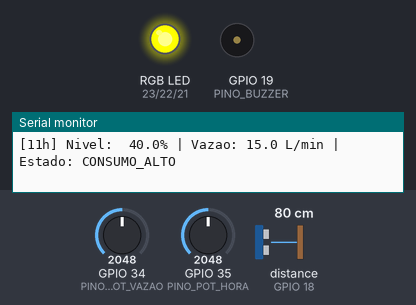
Bench run of a sketch on a simulated ESP32. On the bench: an RGB LED mixed from three pins (HIGH = lit), buzzer (waves = sounding), the last lines printed to the serial monitor. Wiring (inferred from the names in the program): ultrasonic range finder: trigger GPIO 5; echo GPIO 18. Dashed ring = blinking. Inputs (shaded band) come from the test bench; at power-on: distance to the obstacle (sensor on GPIO 18) 80 cm, GPIO 34 (PINO_POT_VAZAO) = 2048, GPIO 35 (PINO_POT_HORA) = 2048. The echo pulse lasts 58.3 µs per cm; WiFi joins after 1.5 s; servers stay silent unless stated; no MQTT or app messages arrive unless stated; pins used as bus, display or sensor lines are not drawn.

Above: at 1.8 s.
1.9 s: distance to the obstacle (sensor on GPIO 18) set to 120 cm
At 4.6 s:
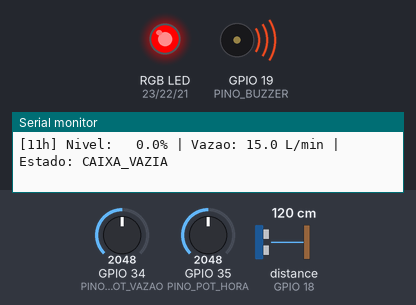
5.0 s: distance to the obstacle (sensor on GPIO 18) set to 147 cm
7.2 s: distance to the obstacle (sensor on GPIO 18) set to 155 cm
At 9.4 s:
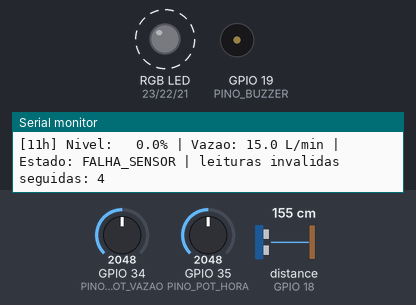
10.3 s: distance to the obstacle (sensor on GPIO 18) set to 2 cm
At 12.07 s:
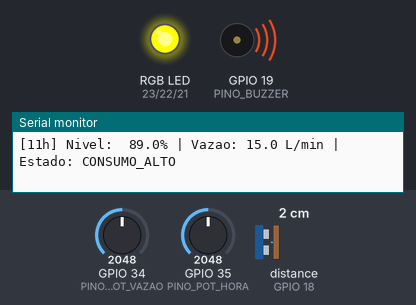
13.4 s: GPIO 34 (PINO_POT_VAZAO) set to 1706
16.5 s: GPIO 34 (PINO_POT_VAZAO) set to 1569
At 18.2 s:
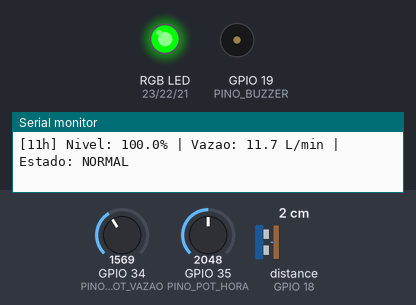
Timing chart, 0 to 19.7 s (numbered marks = the images above; inputs shaded):
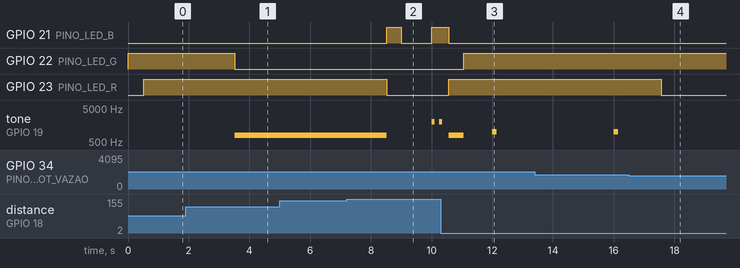

Measured:
- the behaviour switches between 150 and 151 cm on distance to the obstacle (sensor on GPIO 18) (found by bisection; images 1 and 2)
- the behaviour switches between 1639 and 1638 on GPIO 34 (PINO_POT_VAZAO) (found by bisection; images 3 and 4)
- after the input at 1.9 s, GPIO 22 (PINO_LED_G): HIGH → LOW after 1.6 s
- after the input at 7.2 s, GPIO 21 (PINO_LED_B): LOW → HIGH after 1.3 s, → LOW 0.48 s later, → HIGH 1.0 s later; GPIO 23 (PINO_LED_R): HIGH → LOW after 1.3 s; tone on GPIO 19 (PINO_BUZZER): 800 Hz → silent after 1.3 s, → 2000 Hz 1.5 s later, → silent 0.10 s later, → 2000 Hz 0.15 s later
- after the input at 10.3 s, GPIO 22 (PINO_LED_G): LOW → HIGH after 0.76 s; GPIO 23 (PINO_LED_R): LOW → HIGH after 0.26 s
- after the input at 16.5 s, GPIO 23 (PINO_LED_R): HIGH → LOW after 1.1 s

The sketch:

sketch.ino
```cpp
/*
 *  SEP System  -  FIAP Global Solution 2026.2 (CitizenTech)
 *  Edge Computing & Computer Systems
 *
 *  Integrantes:
 *    - GIANLUCA ANTONICCI - RM 570081
 *    - ENZO VIEIRA PROVENZANO - RM 569696
 *    - JOÃO VITOR RODRIGUES COSTA - RM 569510
 *    - MATHEUS MARCONDES ARAÚJO - RM 573152
 *
 *  O que o dispositivo faz:
 *    MEDIR   -> nível da caixa (HC-SR04) e vazão de saída (potenciômetro que
 *               simula um sensor de vazão YF-S201, que não existe no Wokwi).
 *    DECIDIR -> classifica a situação em um de 5 estados.
 *    ALERTAR -> LED RGB e buzzer com uma resposta diferente por estado.
 *               Funciona mesmo SEM internet (decisão na borda).
 *    ENVIAR  -> quando há Wi-Fi, publica as leituras via MQTT no formato
 *               UltraLight do IoT Agent FIWARE.
 *
 *  Estados:
 *    NORMAL             -> LED verde fixo, silêncio
 *    CONSUMO_ALTO       -> LED amarelo, bip curto a cada 4 s
 *    POSSIVEL_VAZAMENTO -> LED vermelho piscando, buzzer intermitente
 *    CAIXA_VAZIA        -> LED vermelho fixo, buzzer contínuo
 *    FALHA_SENSOR       -> LED azul piscando, bip duplo a cada 5 s
 *
 *  Simulação no Wokwi:
 *    - Clique no HC-SR04 e mova a distância: perto = caixa cheia,
 *      longe = caixa vazia. Acima de 150 cm = leitura impossível (falha).
 *    - Potenciômetro "VAZÃO": 0 a 30 L/min de água saindo da caixa.
 *    - Potenciômetro "HORA": simula o relógio de 0h a 23h.
 */

#include <WiFi.h>
#include <PubSubClient.h>

// ---------------------------------------------------------------------------
// PINOS
// ---------------------------------------------------------------------------
const int PINO_TRIG       = 5;   // HC-SR04 - disparo
const int PINO_ECHO       = 18;  // HC-SR04 - retorno do eco
const int PINO_POT_VAZAO  = 34;  // simula o sensor de vazão (entrada analógica)
const int PINO_POT_HORA   = 35;  // simula o relógio (entrada analógica)
const int PINO_LED_R      = 23;  // LED RGB - vermelho
const int PINO_LED_G      = 22;  // LED RGB - verde
const int PINO_LED_B      = 21;  // LED RGB - azul
const int PINO_BUZZER     = 19;  // buzzer

// ---------------------------------------------------------------------------
// GEOMETRIA DA CAIXA (caixa de 1000 L com ~100 cm de altura útil)
// O sensor fica na tampa, apontado para baixo: quanto MAIOR a distância,
// MENOR o nível de água.
// ---------------------------------------------------------------------------
const float DIST_CHEIA_CM       = 20.0;   // distância sensor -> água com a caixa cheia
const float DIST_VAZIA_CM       = 120.0;  // distância sensor -> fundo da caixa
const float DIST_MIN_VALIDA_CM  = 2.0;    // HC-SR04 não mede abaixo de 2 cm
const float DIST_MAX_VALIDA_CM  = 150.0;  // além do fundo da caixa = eco errado

// ---------------------------------------------------------------------------
// LIMITES DE DECISÃO (justificativas nos comentários)
// ---------------------------------------------------------------------------
// Abaixo de 10% a caixa só tem água para poucos minutos de uso.
const float NIVEL_VAZIA_PCT        = 10.0;
// Histerese: só sai de "vazia" quando passar de 15%, para o alarme não ficar
// ligando e desligando com a água balançando perto do limite.
const float NIVEL_SAI_VAZIA_PCT    = 15.0;

// Um chuveiro gasta ~6 a 12 L/min. Acima de 12 L/min há vários pontos abertos
// ao mesmo tempo ou um cano rompido.
const float VAZAO_ALTA_LPM         = 12.0;

// Na madrugada quase ninguém usa água. Qualquer saída acima de 0,5 L/min
// (uma torneira pingando forte) por muito tempo indica vazamento.
const float VAZAO_MIN_VAZAMENTO    = 0.5;
const int   HORA_INICIO_MADRUGADA  = 0;   // 0h
const int   HORA_FIM_MADRUGADA     = 5;   // até 4h59

// Na vida real: 30 min de vazão contínua (uma descarga de madrugada não conta).
// Na simulação usamos 5 s para dar tempo de demonstrar no vídeo.
const unsigned long TEMPO_CONFIRMA_VAZAMENTO_MS = 5000;

// Escala do "sensor de vazão" simulado
const float VAZAO_MAX_LPM = 30.0;

// Leituras inválidas seguidas até declarar falha do sensor
const int MAX_LEITURAS_INVALIDAS = 3;

// ---------------------------------------------------------------------------
// TEMPOS (tudo com millis(), sem delay())
// ---------------------------------------------------------------------------
const unsigned long INTERVALO_LEITURA_MS   = 500;    // lê os sensores 2x por segundo
const unsigned long INTERVALO_ENVIO_MS     = 5000;   // publica no MQTT a cada 5 s
const unsigned long INTERVALO_RECONEXAO_MS = 10000;  // tenta reconectar a cada 10 s

// ---------------------------------------------------------------------------
// SUAVIZAÇÃO: média móvel das últimas N leituras
// ---------------------------------------------------------------------------
const int TAMANHO_MEDIA = 5;

// ---------------------------------------------------------------------------
// REDE E MQTT (FIWARE - IoT Agent UltraLight)
// ---------------------------------------------------------------------------
const char* WIFI_SSID     = "Wokwi-GUEST";        // rede aberta do Wokwi
const char* WIFI_SENHA    = "";
const char* MQTT_BROKER   = "54.236.175.117";   // Elastic IP da VM na AWS (Mosquitto do FIWARE)
const int   MQTT_PORTA    = 1883;
// Tópico no formato /<apikey>/<device_id>/attrs. O device_id "caixa_g01"
// deve ser o mesmo usado no provisionamento do dispositivo no IoT Agent (Postman).
const char* TOPICO_ATTRS  = "/TEF/caixa_g01/attrs";

// ===========================================================================
// ESTADOS DO SISTEMA
// ===========================================================================
enum Estado {
  NORMAL,
  CONSUMO_ALTO,
  POSSIVEL_VAZAMENTO,
  CAIXA_VAZIA,
  FALHA_SENSOR
};

const char* nomeEstado(Estado e) {
  switch (e) {
    case NORMAL:             return "NORMAL";
    case CONSUMO_ALTO:       return "CONSUMO_ALTO";
    case POSSIVEL_VAZAMENTO: return "POSSIVEL_VAZAMENTO";
    case CAIXA_VAZIA:        return "CAIXA_VAZIA";
    case FALHA_SENSOR:       return "FALHA_SENSOR";
  }
  return "?";
}

// ---------------------------------------------------------------------------
// VARIÁVEIS GLOBAIS
// ---------------------------------------------------------------------------
WiFiClient   clienteWifi;
PubSubClient mqtt(clienteWifi);

float bufferDistancia[TAMANHO_MEDIA];
float bufferVazao[TAMANHO_MEDIA];
int   posDistancia = 0, qtdDistancia = 0;
int   posVazao = 0,     qtdVazao = 0;

float nivelPct  = 0;     // nível suavizado (%)
float vazaoLpm  = 0;     // vazão suavizada (L/min)
int   hora      = 12;    // hora simulada (0-23)
int   leiturasInvalidas = 0;

Estado estadoAtual = NORMAL;
bool   caixaVaziaAtiva = false;          // memória para a histerese
unsigned long inicioVazaoMadrugada = 0;  // 0 = não está contando

unsigned long ultimaLeitura   = 0;
unsigned long ultimoEnvio     = 0;
unsigned long ultimaReconexao = 0;

bool buzzerLigado = false;

// ===========================================================================
// FUNÇÕES DE LEITURA
// ===========================================================================

// Mede a distância com o HC-SR04. Retorna -1 se a leitura for inválida.
float lerDistanciaCm() {
  digitalWrite(PINO_TRIG, LOW);
  delayMicroseconds(2);
  digitalWrite(PINO_TRIG, HIGH);
  delayMicroseconds(10);
  digitalWrite(PINO_TRIG, LOW);

  // timeout de 30 ms (~5 m): sem eco = leitura inválida
  unsigned long duracao = pulseIn(PINO_ECHO, HIGH, 30000);
  if (duracao == 0) return -1;

  float distancia = duracao * 0.0343 / 2.0;  // velocidade do som: 343 m/s

  if (distancia < DIST_MIN_VALIDA_CM || distancia > DIST_MAX_VALIDA_CM) {
    return -1;  // fora do que é fisicamente possível dentro da caixa
  }
  return distancia;
}

// Lê o potenciômetro e converte para L/min (simula o sensor de vazão)
float lerVazaoLpm() {
  int bruto = analogRead(PINO_POT_VAZAO);  // 0 a 4095
  return bruto * VAZAO_MAX_LPM / 4095.0;
}

// Lê o potenciômetro de hora e converte para 0-23 h
int lerHora() {
  int bruto = analogRead(PINO_POT_HORA);
  return constrain(map(bruto, 0, 4095, 0, 23), 0, 23);
}

// Adiciona um valor ao buffer circular e devolve a média das leituras guardadas
float mediaMovel(float buffer[], int &pos, int &qtd, float novoValor) {
  buffer[pos] = novoValor;
  pos = (pos + 1) % TAMANHO_MEDIA;
  if (qtd < TAMANHO_MEDIA) qtd++;

  float soma = 0;
  for (int i = 0; i < qtd; i++) soma += buffer[i];
  return soma / qtd;
}

// Converte distância (cm) em nível da caixa (%)
float distanciaParaNivel(float distancia) {
  float nivel = (DIST_VAZIA_CM - distancia) / (DIST_VAZIA_CM - DIST_CHEIA_CM) * 100.0;
  return constrain(nivel, 0.0, 100.0);
}

bool ehMadrugada(int h) {
  return h >= HORA_INICIO_MADRUGADA && h < HORA_FIM_MADRUGADA;
}

// Faz todas as leituras, trata leitura inválida e aplica a suavização
void atualizarLeituras() {
  float distancia = lerDistanciaCm();

  if (distancia < 0) {
    leiturasInvalidas++;  // mantém o último nível válido
  } else {
    leiturasInvalidas = 0;
    float distSuavizada = mediaMovel(bufferDistancia, posDistancia, qtdDistancia, distancia);
    nivelPct = distanciaParaNivel(distSuavizada);
  }

  vazaoLpm = mediaMovel(bufferVazao, posVazao, qtdVazao, lerVazaoLpm());
  hora     = lerHora();
}

// ===========================================================================
// DECISÃO
// ===========================================================================
Estado decidirEstado() {
  // 1) Sem leitura confiável não dá para decidir nada sobre o nível
  if (leiturasInvalidas >= MAX_LEITURAS_INVALIDAS) {
    return FALHA_SENSOR;
  }

  // 2) Caixa vazia (com histerese)
  if (nivelPct < NIVEL_VAZIA_PCT)          caixaVaziaAtiva = true;
  else if (nivelPct > NIVEL_SAI_VAZIA_PCT) caixaVaziaAtiva = false;
  if (caixaVaziaAtiva) return CAIXA_VAZIA;

  // 3) Possível vazamento: vazão contínua na madrugada por tempo suficiente
  if (ehMadrugada(hora) && vazaoLpm > VAZAO_MIN_VAZAMENTO) {
    if (inicioVazaoMadrugada == 0) inicioVazaoMadrugada = millis();
    if (millis() - inicioVazaoMadrugada >= TEMPO_CONFIRMA_VAZAMENTO_MS) {
      return POSSIVEL_VAZAMENTO;
    }
  } else {
    inicioVazaoMadrugada = 0;  // a vazão parou: zera a contagem
  }

  // 4) Consumo alto
  if (vazaoLpm > VAZAO_ALTA_LPM) return CONSUMO_ALTO;

  return NORMAL;
}

// ===========================================================================
// RESPOSTAS LOCAIS (LED + BUZZER) - funcionam sem internet
// ===========================================================================
void definirCor(bool r, bool g, bool b) {
  digitalWrite(PINO_LED_R, r);
  digitalWrite(PINO_LED_G, g);
  digitalWrite(PINO_LED_B, b);
}

void buzzer(bool ligar, int frequencia) {
  if (ligar && !buzzerLigado) {
    tone(PINO_BUZZER, frequencia);
    buzzerLigado = true;
  } else if (!ligar && buzzerLigado) {
    noTone(PINO_BUZZER);
    buzzerLigado = false;
  }
}

// Chamada a cada volta do loop: os padrões de piscar/bipar usam millis()
void atualizarAlertas(Estado e) {
  unsigned long agora = millis();

  switch (e) {
    case NORMAL:
      definirCor(LOW, HIGH, LOW);               // verde
      buzzer(false, 0);
      break;

    case CONSUMO_ALTO:
      definirCor(HIGH, HIGH, LOW);              // amarelo (vermelho + verde)
      buzzer(agora % 4000 < 150, 1000);         // bip de 150 ms a cada 4 s
      break;

    case POSSIVEL_VAZAMENTO: {
      bool fase = (agora / 500) % 2 == 0;       // alterna a cada 500 ms
      definirCor(fase, LOW, LOW);               // vermelho piscando
      buzzer(fase, 1500);                       // buzzer intermitente
      break;
    }

    case CAIXA_VAZIA:
      definirCor(HIGH, LOW, LOW);               // vermelho fixo
      buzzer(true, 800);                        // tom grave contínuo
      break;

    case FALHA_SENSOR: {
      bool fase = (agora / 1000) % 2 == 0;
      definirCor(LOW, LOW, fase);               // azul piscando devagar
      unsigned long t = agora % 5000;           // bip duplo a cada 5 s
      buzzer(t < 100 || (t > 250 && t < 350), 2000);
      break;
    }
  }
}

// ===========================================================================
// COMUNICAÇÃO (não bloqueia: se não houver rede, o resto continua rodando)
// ===========================================================================
void iniciarWifi() {
  WiFi.mode(WIFI_STA);
  WiFi.begin(WIFI_SSID, WIFI_SENHA);  // conecta em segundo plano
  mqtt.setServer(MQTT_BROKER, MQTT_PORTA);
  mqtt.setSocketTimeout(2);           // não trava o loop esperando o broker
}

void manterConexao() {
  if (mqtt.connected()) {
    mqtt.loop();
    return;
  }
  if (millis() - ultimaReconexao < INTERVALO_RECONEXAO_MS) return;
  ultimaReconexao = millis();

  if (WiFi.status() != WL_CONNECTED) {
    Serial.println("[REDE] Sem Wi-Fi - operando apenas localmente");
    return;
  }

  // ID de cliente único para não derrubar outro dispositivo no broker
  String idCliente = "caixa-" + String((uint32_t)ESP.getEfuseMac(), HEX);
  if (mqtt.connect(idCliente.c_str())) {
    Serial.println("[REDE] MQTT conectado");
  } else {
    Serial.print("[REDE] Falha no MQTT, código ");
    Serial.println(mqtt.state());
  }
}

// Formato UltraLight 2.0 do IoT Agent: atributo|valor|atributo|valor...
//   n = nível (%)   v = vazão (L/min)   h = hora   s = estado
void publicar() {
  char mensagem[96];
  snprintf(mensagem, sizeof(mensagem), "n|%.1f|v|%.1f|h|%d|s|%s",
           nivelPct, vazaoLpm, hora, nomeEstado(estadoAtual));

  if (mqtt.connected()) {
    mqtt.publish(TOPICO_ATTRS, mensagem);
    Serial.print("[MQTT] Enviado: ");
  } else {
    Serial.print("[MQTT] Offline, não enviado: ");
  }
  Serial.println(mensagem);
}

// ===========================================================================
// SERIAL
// ===========================================================================
void imprimirStatus() {
  Serial.printf("[%02dh] Nivel: %5.1f%% | Vazao: %4.1f L/min | Estado: %s",
                hora, nivelPct, vazaoLpm, nomeEstado(estadoAtual));
  if (leiturasInvalidas > 0) {
    Serial.printf(" | leituras invalidas seguidas: %d", leiturasInvalidas);
  }
  if (inicioVazaoMadrugada != 0 && estadoAtual != POSSIVEL_VAZAMENTO) {
    Serial.printf(" | vazao na madrugada ha %lu s",
                  (millis() - inicioVazaoMadrugada) / 1000);
  }
  Serial.println();
}

// ===========================================================================
// SETUP E LOOP
// ===========================================================================
void setup() {
  Serial.begin(115200);

  pinMode(PINO_TRIG, OUTPUT);
  pinMode(PINO_ECHO, INPUT);
  pinMode(PINO_LED_R, OUTPUT);
  pinMode(PINO_LED_G, OUTPUT);
  pinMode(PINO_LED_B, OUTPUT);
  pinMode(PINO_BUZZER, OUTPUT);

  Serial.println("=== SEP System - iniciando ===");
  iniciarWifi();
}

void loop() {
  unsigned long agora = millis();

  // 1) MEDIR e DECIDIR
  if (agora - ultimaLeitura >= INTERVALO_LEITURA_MS) {
    ultimaLeitura = agora;
    atualizarLeituras();

    Estado novoEstado = decidirEstado();
    if (novoEstado != estadoAtual) {
      Serial.printf(">>> Mudanca de estado: %s -> %s\n",
                    nomeEstado(estadoAtual), nomeEstado(novoEstado));
      estadoAtual = novoEstado;
      publicar();  // avisa a nuvem na hora, sem esperar o próximo envio
    }
    imprimirStatus();
  }

  // 2) ALERTAR (local, sempre)
  atualizarAlertas(estadoAtual);

  // 3) ENVIAR (quando houver rede)
  manterConexao();
  if (agora - ultimoEnvio >= INTERVALO_ENVIO_MS) {
    ultimoEnvio = agora;
    publicar();
  }
}
```
